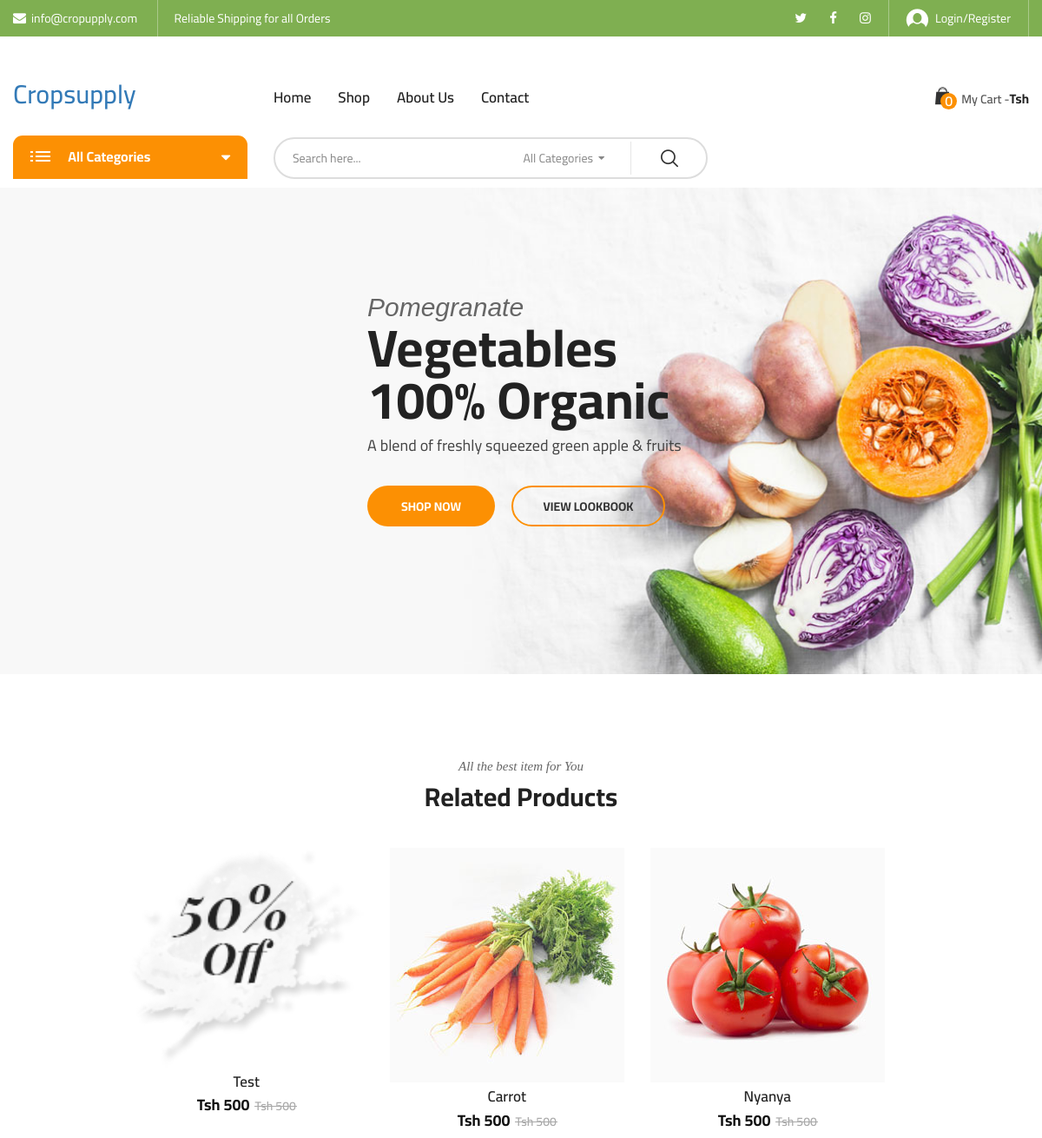
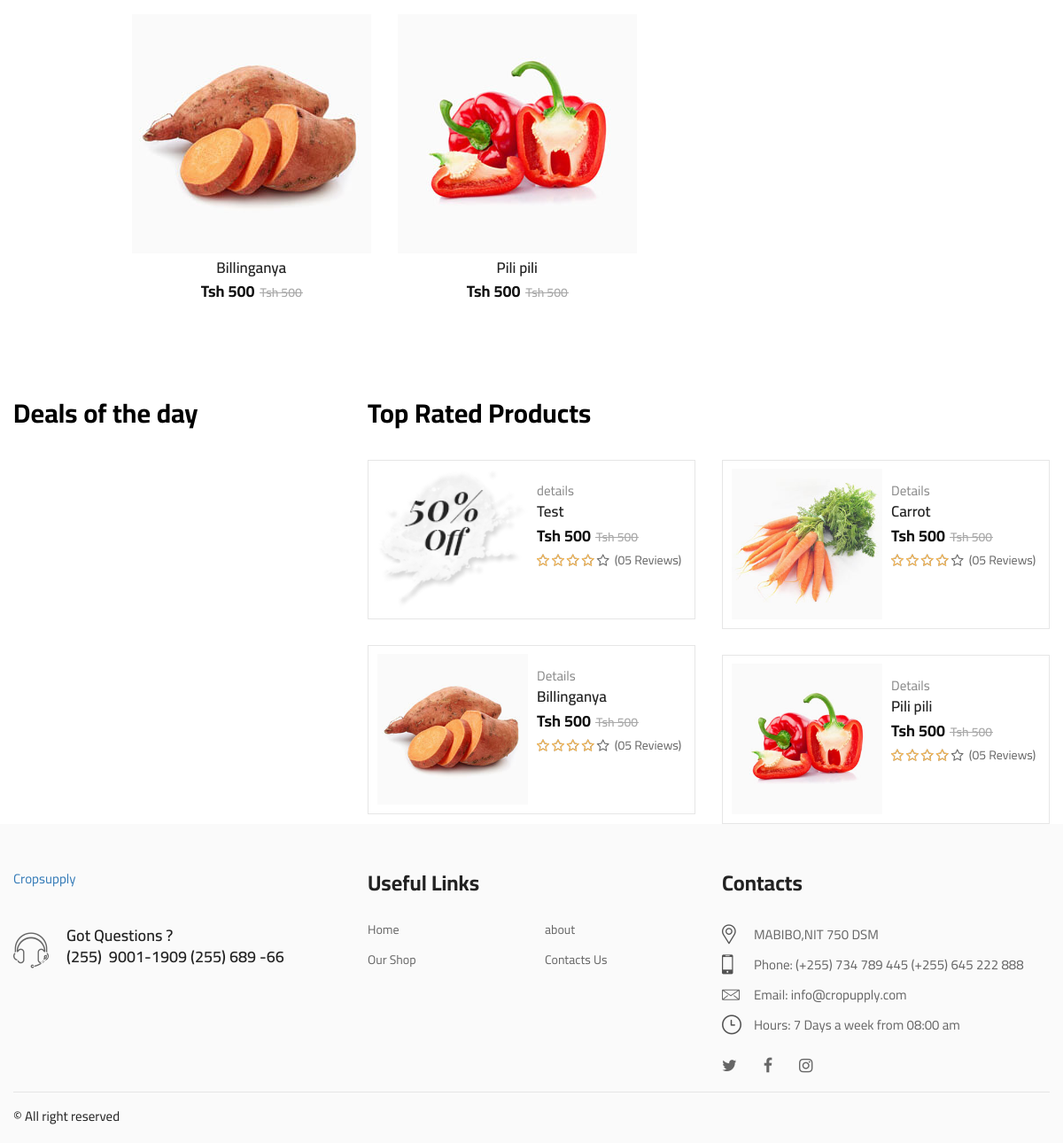
The page / on the database its author committed (2 pictures, top to bottom).
### afrogulio/models.py (models this page shows, shortened)
class Product(models.Model):
    title = models.CharField(max_length = 100)
    image = models.FileField(upload_to='product_images')
    price = models.IntegerField()
    discount_price = models.CharField(max_length=100, null=True, blank=True)
    details =  models.TextField()

### afrogulio/views.py (the view)
# urls.py: path('', views.home, name='home'),
def home(request):
    products = Product.objects.all().order_by('-id')[:10]
    deals = Deal.objects.all()
    context = {
        'products':products,
        'deals':deals
    }
    return render(request, 'afrogulio/home.html', context)

### templates/afrogulio/home.html (shortened to what this page needs)
{% extends 'base.html' %}
{% load static %}
{% block contents %}
<div class="page-contain">
    <div id="main-content" class="main-content">
        <div class="main-slide block-slider nav-change">
            <ul class="biolife-carousel" data-slick='{"arrows": true, "dots": false, "slidesMargin": 0, "slidesToShow": 1, "infinite": false, "speed": 800}' >
                <li>
                    <div class="slide-contain slider-opt03__layout02 slide_animation type_02">
                        <div class="media background-geen-01"></div>
                        <div class="text-content">
                            <i class="first-line">Pomegranate</i>
                            <h3 class="second-line">Vegetables 100% Organic</h3>
                            <p class="third-line">A blend of freshly squeezed green apple & fruits</p>
                            <p class="buttons">
                                <a href="#" style="background-color: #fc9003;" class="btn btn-bold">Shop now</a>
                                <a href="#" style="border-color: #fc9003;" class="btn btn-thin">View lookbook</a>
                            </p>
                        </div>
                    </div>
                </li>
        </div>
        <div class="product-tab z-index-20 sm-margin-top-193px xs-margin-top-30px">
            <div class="container">
                <div class="biolife-title-box mb-3">
                    <span class="subtitle">All the best item for You</span>
                    <h3 class="main-title">Related Products</h3>
                </div>
                <div class="biolife-tab biolife-tab-contain sm-margin-top-34px">
                    <div class="tab-content">
                        <div id="tab01_1st" class="tab-contain active">
                            <ul class="products-list biolife-carousel nav-center-02 nav-none-on-mobile eq-height-contain" data-slick='{"rows":2 ,"arrows":true,"dots":false,"infinite":true,"speed":400,"slidesMargin":10,"slidesToShow":4, "responsive":[{"breakpoint":1200, "settings":{ "slidesToShow": 4}},{"breakpoint":992, "settings":{ "slidesToShow": 3, "slidesMargin":20}},{"breakpoint":768, "settings":{ "slidesToShow": 2, "slidesMargin":15}}]}'>
                               {% for data in products %}
                                <li class="product-item">
                                    <div class="contain-product layout-default">
                                        <div class="product-thumb">
                                            <a href="{% url 'details' data.id %}" class="link-to-product">
                                                <img src="{{ data.image.url }}" alt="Vegetables" width="270" height="270" class="product-thumnail">
                                            </a>
                                        </div>
                                        <div class="info">
                                            <h4 class="product-title"><a href="{% url 'details' data.id %}" class="pr-name">{{ data.title }}</a></h4>
                                            <div class="price ">
                                                {% if data.discount_price %}
                                                <ins><span class="price-amount"><span class="currencySymbol">Tsh</span> {{ data.discount_price }}</span></ins>
                                                <del><span class="price-amount"><span class="currencySymbol">Tsh</span> {{ data.price }}</span></del>
                                                {% else %}
                                                    <ins><span class="price-amount"><span class="currencySymbol">Tsh</span> {{ data.price }}</span></ins>
                                                {% endif %}
                                            </div>
                                        </div>
                                    </div>
                                </li>
                                {% endfor %}
                            </ul>
                        </div>
                    </div>
                </div>
            </div>
        </div>
        <div class="Product-box sm-margin-top-96px mb-4">
            <div class="container">
                <div class="row">
                    <div class="col-lg-4 col-md-5 col-sm-6">
                        <div class="advance-product-box">
                            <div class="biolife-title-box bold-style biolife-title-box__bold-style">
                                <h3 class="title">Deals of the day</h3>
                            </div>
                        </div>
                    </div>
                    <div class="col-lg-8 col-md-7 col-sm-6">
                        <div class="advance-product-box">
                            <div class="biolife-title-box bold-style biolife-title-box__bold-style">
                                <h3 class="title">Top Rated Products</h3>
                            </div>
                            <ul class="products biolife-carousel nav-center-03 nav-none-on-mobile row-space-29px" data-slick='{"rows":2,"arrows":true,"dots":false,"infinite":false,"speed":400,"slidesMargin":30,"slidesToShow":2,"responsive":[{"breakpoint":1200,"settings":{ "rows":2, "slidesToShow": 2}},{"breakpoint":992, "settings":{ "rows":2, "slidesToShow": 1}},{"breakpoint":768, "settings":{ "rows":2, "slidesToShow": 2}},{"breakpoint":500, "settings":{ "rows":2, "slidesToShow": 1}}]}'>
                            {% for data in products %}
                                <li class="product-item">
                                    <div class="contain-product right-info-layout contain-product__right-info-layout">
                                        <div class="product-thumb">
                                            <a href="{% url 'details' data.id %}" class="link-to-product">
                                                <img src="{{data.image.url}}" alt="dd" width="270" height="270" class="product-thumnail">
                                            </a>
                                        </div>
                                        <div class="info">
                                            <b class="categories">{{data.details|truncatechars:30}}</b>
                                            <h4 class="product-title"><a href="{% url 'details' data.id %}" class="pr-name">{{ data.title }}</a></h4>
                                            <div class="price ">
                                                {% if data.discount_price %}
                                                <ins><span class="price-amount"><span class="currencySymbol">Tsh</span> {{ data.price }}</span></ins>
                                                <del><span class="price-amount"><span class="currencySymbol">Tsh</span> {{ data.discount_price }}</span></del>
                                                {% else %}
                                                    <ins><span class="price-amount"><span class="currencySymbol">Tsh</span> {{ data.price }}</span></ins>
                                                {% endif %}
                                            </div>
                                            <div class="rating">
                                                <p class="star-rating"><span class="width-80percent"></span></p>
                                                <span class="review-count">(05 Reviews)</span>
                                            </div>
                                        </div>
                                    </div>
                                </li>
                                {% endfor %}
                            </ul>
                        </div>
                    </div>
                </div>
            </div>
        </div>
    </div>
</div>
{% endblock %}

### rows shown on the page
Product: image (picture), title "Test", discount_price "500", price "500", details "details"
Product: image (picture), title "Billinganya", discount_price "500", price "500", details "Details"
Product: image (picture), title "Carrot", discount_price "500", price "500", details "Details"
Product: image (picture), title "Pili pili", discount_price "500", price "500", details "Details"
Product: image (picture), title "Nyanya", discount_price "500", price "500"

### other values the page prints
{{ request.user|cart_item_count }} "0"
